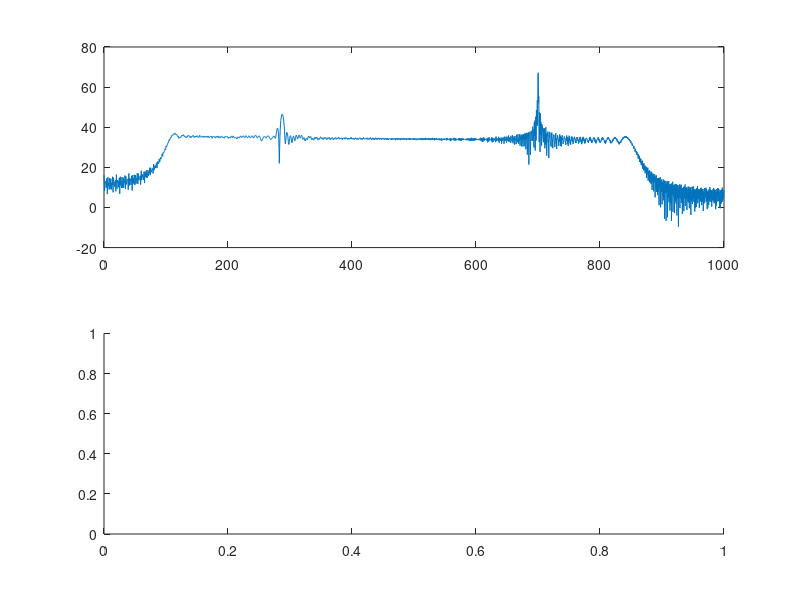
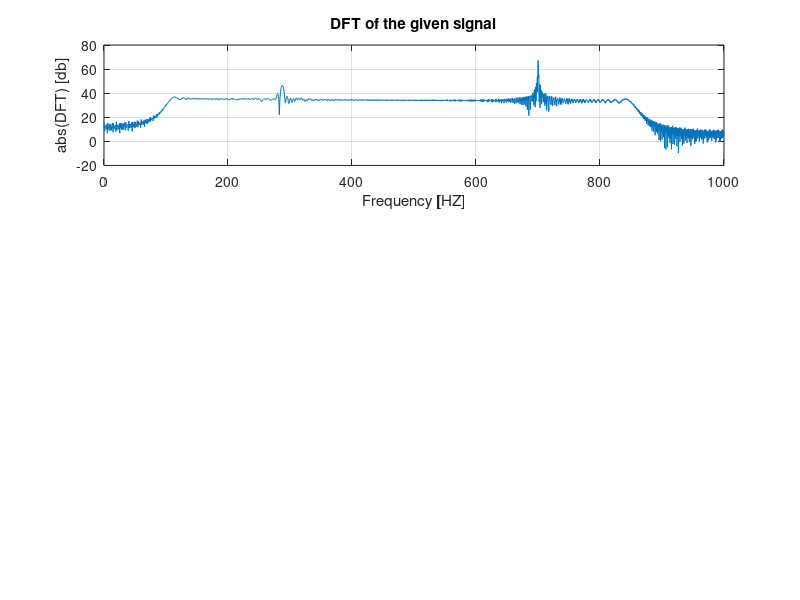

Recreate these plots in MATLAB, in order. (Note: this script raises an error after producing the figures.)
%Question 1:


clear all; close all ; clc;
load('signal.mat');
f1 = figure();
f2 = figure();



figure(f1);
subplot(2,1,1);
dft1 = abs(fft(x));
FS1 = 2*1000;
Lx1 = length(x);
x1 = linspace(0,FS1,Lx1);

plot(x1(1:Lx1/2),mag2db(dft1(1:Lx1/2)));

figure(4)
subplot(3,1,1)
plot(x1(1:Lx1/2),mag2db(dft1(1:Lx1/2)));
title('DFT of the given signal');
xlabel('Frequency [HZ]');
ylabel('abs(DFT) [db]');
grid on;
hold all;

title('DFT of the given signal');
xlabel('Frequency [HZ]');
ylabel('abs(DFT) [db]');
hold all;



%Question 4:
figure(f1);

subplot(2,1,2);

N = 256;
xSpectralMat = fft_windows(x,N);

%Each row i of xSpecMat represents time that ranges from
%[(i-1)*N/Fs,i*N/Fs]

%Generate time axis:

t = (0: N/FS1:(length(x)-1)/FS1);
xSpectralMatdb = db(abs(xSpectralMat(:,1:N/2))); %mat to db(abs).
w3d = linspace(0,FS1/2,N/2);
mesh(w3d,t,xSpectralMatdb)
view(15,75);
title('Spectral analysis of the given signal');
xlabel('Frequncy [Hz]');
ylabel('Time [sec]');
zlabel('DFT [db]');


%Question 5:

%According to the formula we've described above, the line that contains
%time t is floor(t*Fs/N), and it can be derived by comparing the two
%sections of the equations, and using the value of t. Since the first
%matrix line has on offset of 1, we have to add this offset. hence - in our
%case, the line is : floor(0.55*Fs/N) +1 

lineContainsT =  floor(0.55*FS1/N) +1 ;
figure(f2);

subplot(2,3,1);
plot(w3d,xSpectralMatdb(lineContainsT,:))
title('DFT t=0.55 interval');
xlabel('Frequency [HZ]');
ylabel('abs(DFT) [db]');


%Question 6:

figure(f2);
subplot(2,3,2);


lineContainsSingal = x(1+(lineContainsT-1)*N:1+(lineContainsT-1)*N + N);


lineContainsSingal128 = lineContainsSingal(N/2-128/2+1:N/2+128/2);

lx6 = length(lineContainsSingal128);
x_lineContainsSingal128 = linspace(0,FS1/2,lx6/2);

x_lineContainsSingal128DbAbsFft = db(abs(fft(lineContainsSingal128)));
subplot(2,3,2);
plot(x_lineContainsSingal128, x_lineContainsSingal128DbAbsFft(1:lx6/2));

xlabel('Frequency [HZ]');
ylabel('abs(DFT) [db]');
title('Truncated signal');


%Question 7:
q7sig = [lineContainsSingal128, zeros(1,128)];
lx7 = length(q7sig);
xAxis7 = linspace(0,FS1/2,lx7/2);
q7sigDbAbsFft = db(abs(fft(q7sig)));
subplot(2,3,3);
plot(xAxis7, q7sigDbAbsFft(1:lx7/2));

xlabel('Frequency [HZ]');
ylabel('abs(DFT) [db]');
title('zero padded signal');

%Question 8.5
lineContainsT =  floor(0.55*FS1/N) +1 ;
figure(f2);

subplot(2,3,4);
plot(w3d,xSpectralMatdb(lineContainsT,:))
title('DFT t=0.55 interval');
xlabel('Frequency [HZ]');
ylabel('abs(DFT) [db]');

%Question 8.6

figure(f2);
subplot(2,3,2);


lineContainsSingal128_blackman = lineContainsSingal(N/2-128/2+1:N/2+128/2).*blackman(N/2).';

x_lineContainsSingal128 = linspace(0,FS1/2,lx6/2);

lineContainsSingal128DbAbsFft_blackman = db(abs(fft(lineContainsSingal128_blackman)));
subplot(2,3,5);

plot(x_lineContainsSingal128, lineContainsSingal128DbAbsFft_blackman(1:lx6/2));

xlabel('Frequency [HZ]');
ylabel('abs(DFT) [db]');
title('Truncated* blackman');




%Question 8.7
q7sig = [lineContainsSingal128, zeros(1,128)].*blackman(256).';
lx7 = length(q7sig);
xAxis7 = linspace(0,FS1/2,lx7/2);
q7sigDbAbsFft = db(abs(fft(q7sig)));
subplot(2,3,6);
plot(xAxis7, q7sigDbAbsFft(1:lx7/2));

xlabel('Frequency [HZ]');
ylabel('abs(DFT) [db]');
title('padded * blackman');





%Question 12
fil1=[1 1];
fil2=[1 0 0 1];

figure(3);
subplot(1,2,1);
zplane(fil1);
title('filter 1');
xlabel('Re');
ylabel('Img');
grid on;
hold all;


subplot(1,2,2);
zplane(fil2);
title('filter 2');
xlabel('Re');
ylabel('Img');
grid on;
hold off;

%Question 12
fil_1_extended=[1 1 , zeros([1,(length(x)-2)])];
fil2_extended=[1 0 0 1 , zeros([1,(length(x)-4)])];
fil1_dft=abs(fft(fil_1_extended));
fil2_dft=abs(fft(fil2_extended));
sig1_full = fil1_dft.*(abs(fft(x)));
sig2_full = fil2_dft.*(abs(fft(x)));

figure(4);
subplot(3,1,2)
plot(x1(1:Lx1/2),mag2db(sig1_full(1:Lx1/2)));
title('DFT of the given signal');
xlabel('Frequency [HZ]');
ylabel('abs(DFT) [db]');
grid on;
hold all;

figure(4);
subplot(3,1,3)
plot(x1(1:Lx1/2),mag2db(sig2_full(1:Lx1/2)));
title('DFT of the given signal');
xlabel('Frequency [HZ]');
ylabel('abs(DFT) [db]');
grid on;
hold off;
